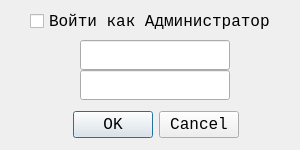
<?xml version="1.0" encoding="UTF-8"?>
<ui version="4.0">
 <class>dialog</class>
 <widget class="QDialog" name="dialog">
  <property name="geometry">
   <rect>
    <x>0</x>
    <y>0</y>
    <width>300</width>
    <height>150</height>
   </rect>
  </property>
  <property name="minimumSize">
   <size>
    <width>300</width>
    <height>150</height>
   </size>
  </property>
  <property name="maximumSize">
   <size>
    <width>300</width>
    <height>150</height>
   </size>
  </property>
  <property name="font">
   <font>
    <family>Monospace</family>
    <pointsize>12</pointsize>
   </font>
  </property>
  <property name="windowTitle">
   <string>Dialog</string>
  </property>
  <property name="autoFillBackground">
   <bool>true</bool>
  </property>
  <widget class="QDialogButtonBox" name="buttonBox">
   <property name="geometry">
    <rect>
     <x>0</x>
     <y>110</y>
     <width>311</width>
     <height>30</height>
    </rect>
   </property>
   <property name="sizePolicy">
    <sizepolicy hsizetype="Fixed" vsizetype="Fixed">
     <horstretch>0</horstretch>
     <verstretch>0</verstretch>
    </sizepolicy>
   </property>
   <property name="font">
    <font>
     <family>Monospace</family>
     <pointsize>12</pointsize>
    </font>
   </property>
   <property name="orientation">
    <enum>Qt::Horizontal</enum>
   </property>
   <property name="standardButtons">
    <set>QDialogButtonBox::Cancel|QDialogButtonBox::Ok</set>
   </property>
   <property name="centerButtons">
    <bool>true</bool>
   </property>
  </widget>
  <widget class="QLineEdit" name="name">
   <property name="geometry">
    <rect>
     <x>80</x>
     <y>40</y>
     <width>150</width>
     <height>30</height>
    </rect>
   </property>
  </widget>
  <widget class="QLineEdit" name="password">
   <property name="geometry">
    <rect>
     <x>80</x>
     <y>70</y>
     <width>150</width>
     <height>30</height>
    </rect>
   </property>
  </widget>
  <widget class="QCheckBox" name="checkBox">
   <property name="geometry">
    <rect>
     <x>30</x>
     <y>10</y>
     <width>251</width>
     <height>23</height>
    </rect>
   </property>
   <property name="text">
    <string>Войти как Администратор</string>
   </property>
  </widget>
 </widget>
 <resources/>
 <connections>
  <connection>
   <sender>buttonBox</sender>
   <signal>accepted()</signal>
   <receiver>dialog</receiver>
   <slot>accept()</slot>
   <hints>
    <hint type="sourcelabel">
     <x>248</x>
     <y>254</y>
    </hint>
    <hint type="destinationlabel">
     <x>157</x>
     <y>274</y>
    </hint>
   </hints>
  </connection>
  <connection>
   <sender>buttonBox</sender>
   <signal>rejected()</signal>
   <receiver>dialog</receiver>
   <slot>reject()</slot>
   <hints>
    <hint type="sourcelabel">
     <x>316</x>
     <y>260</y>
    </hint>
    <hint type="destinationlabel">
     <x>286</x>
     <y>274</y>
    </hint>
   </hints>
  </connection>
 </connections>
</ui>
